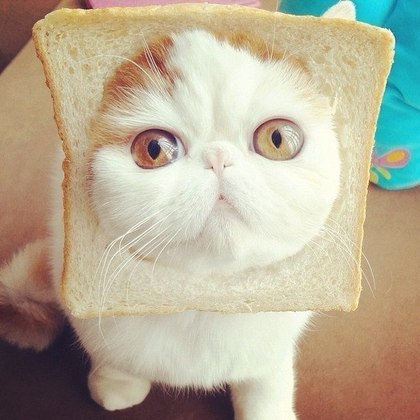
#> input picture pillow/cat.jpg, 420 x 420 px
$ python grayscale.py
#> lines starting #> are read from the running program, lines starting #| are printed output that depends on the picture
from PIL import Image

im = Image.open("cat.jpg").convert("RGB") # преобразование в RGB
#> im is the input picture: PIL image 420x420 RGB; mean R, G, B 183.5, 173.9, 151.3
im_black = im.copy()
pixels = im.load()
pixels_black = im_black.load()

for i in range(im.width):
    for j in range(im.height):
        r, g, b = pixels[i, j]

        a = (r + g + b) // 3
        pixels[i, j] = (a, a, a)

        if a < 170:
            pixels_black[i, j] = (0, 0, 0)
        else:
            pixels_black[i, j] = (255, 200, 200)
im.show()
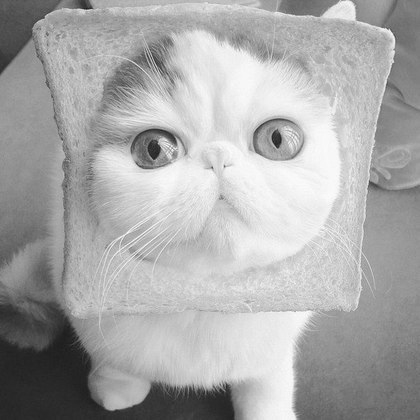
#> shown: PIL image 420x420 RGB; min 24, max 254, mean 169.2
im.save("result.jpg")
im_black.show()
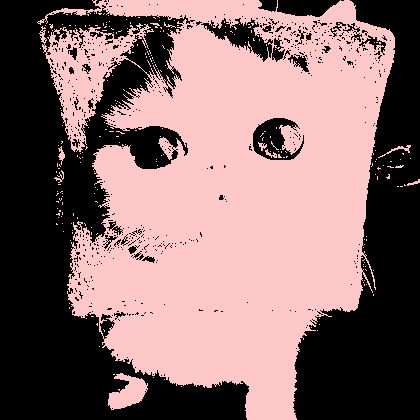
#> shown: PIL image 420x420 RGB; mean R, G, B 137.6, 107.9, 107.9
